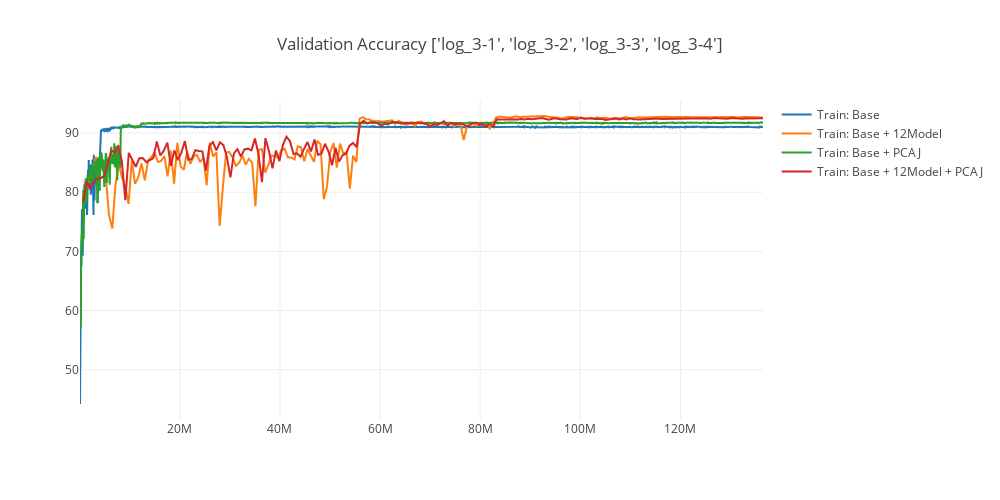

Source (notebook cell):
### Code cell
title = "Validation Accuracy " + str(names)
fig_name = output_folder + experiment + "-sample_acc.html"

trace1 = go.Scatter(
    x = all_epoch[0],
    y = all_acc[0], 
    mode = 'lines',
    name = 'Train: Base'
)

trace2 = go.Scatter(
    x = all_epoch[1],
    y = all_acc[1], 
    mode = 'lines',
    name = 'Train: Base + 12Model'
)

trace3 = go.Scatter(
    x = all_epoch[2],
    y = all_acc[2], 
    mode = 'lines',
    name = 'Train: Base + PCAJ'
)

trace4 = go.Scatter(
    x = all_epoch[3],
    y = all_acc[3], 
    mode = 'lines',
    name = 'Train: Base + 12Model + PCAJ'
)

layout = go.Layout(
    width=1000,
    height=500,
    title= title
)
data = [trace1, trace2, trace3, trace4]
fig1 = go.Figure(data=data, layout=layout)
plotly.offline.iplot(fig1)

### Figure 1 — Plotly figure (JSON) as saved in the notebook; plotly's stock layout.template omitted (floating-point values rounded to 4 significant figures; data arrays with more than 128 entries replaced by an {"elided": "..."} marker saying what was removed)
{"data": [{"mode": "lines", "name": "Train: Base", "type": "scatter", "uid": "56fe4c0a-0aca-11e9-b0ab-001a7dda7111", "x": {"elided": "2730 int values"}, "y": {"elided": "2730 float values"}}, {"mode": "lines", "name": "Train: Base + 12Model", "type": "scatter", "uid": "56fe4c0b-0aca-11e9-888a-001a7dda7111", "x": {"elided": "210 int values"}, "y": {"elided": "210 float values"}}, {"mode": "lines", "name": "Train: Base + PCAJ", "type": "scatter", "uid": "56fe4c0c-0aca-11e9-bc12-001a7dda7111", "x": {"elided": "1365 int values"}, "y": {"elided": "1365 float values"}}, {"mode": "lines", "name": "Train: Base + 12Model + PCAJ", "type": "scatter", "uid": "56fe4c0d-0aca-11e9-be6f-001a7dda7111", "x": {"elided": "195 int values"}, "y": {"elided": "195 float values"}}], "layout": {"height": 500, "title": "Validation Accuracy ['log_3-1', 'log_3-2', 'log_3-3', 'log_3-4']", "width": 1000}}
